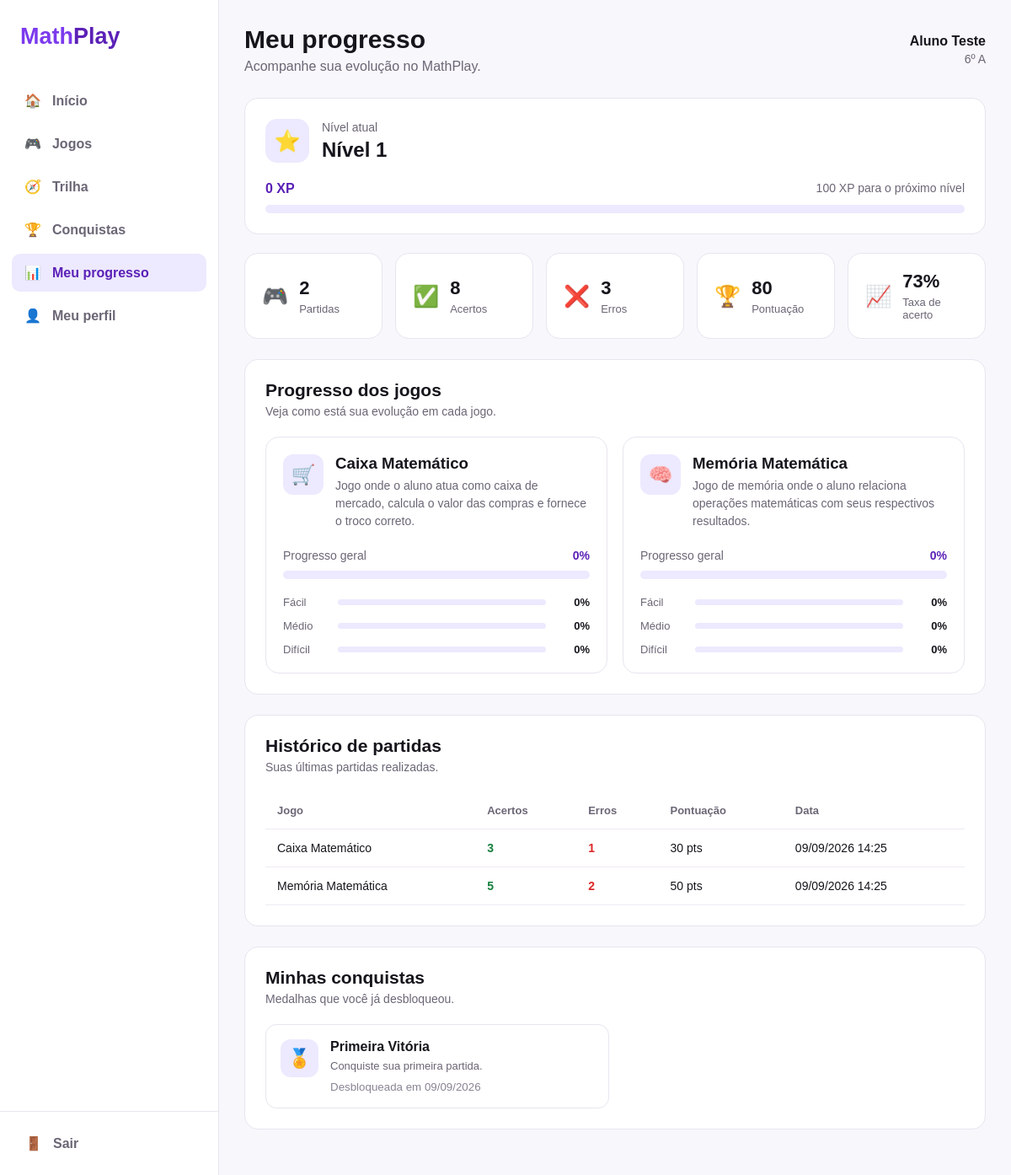
/aluno/progresso.php (signed in), run on the app's committed database.
### tables this page shows
CREATE TABLE usuarios (
    id INT AUTO_INCREMENT PRIMARY KEY,
    nome VARCHAR(100) NOT NULL,
    email VARCHAR(100) NOT NULL UNIQUE,
    senha VARCHAR(255) NOT NULL,
    tipo ENUM('aluno', 'professor', 'admin') NOT NULL DEFAULT 'aluno',
    nivel INT NOT NULL DEFAULT 1,
    xp INT NOT NULL DEFAULT 0,
    data_cadastro TIMESTAMP DEFAULT CURRENT_TIMESTAMP
);

CREATE TABLE IF NOT EXISTS turmas (
    id INT AUTO_INCREMENT PRIMARY KEY,
    nome VARCHAR(10) NOT NULL,
    ano_serie INT NOT NULL,
    ativo BOOLEAN NOT NULL DEFAULT TRUE
);

CREATE TABLE jogos (
    id INT AUTO_INCREMENT PRIMARY KEY,
    nome VARCHAR(100) NOT NULL,
    descricao TEXT,
    tema VARCHAR(100) NOT NULL,
    ativo BOOLEAN NOT NULL DEFAULT TRUE
);

CREATE TABLE partidas (
    id INT AUTO_INCREMENT PRIMARY KEY,
    usuario_id INT NOT NULL,
    jogo_id INT NOT NULL,
    data_inicio TIMESTAMP DEFAULT CURRENT_TIMESTAMP,
    data_fim TIMESTAMP NULL,
    acertos INT NOT NULL DEFAULT 0,
    erros INT NOT NULL DEFAULT 0,
    pontuacao INT NOT NULL DEFAULT 0,

    FOREIGN KEY (usuario_id) REFERENCES usuarios(id),
    FOREIGN KEY (jogo_id) REFERENCES jogos(id)
);

CREATE TABLE usuario_conquistas (
    id INT AUTO_INCREMENT PRIMARY KEY,
    usuario_id INT NOT NULL,
    conquista_id INT NOT NULL,
    data_desbloqueio TIMESTAMP DEFAULT CURRENT_TIMESTAMP,

    FOREIGN KEY (usuario_id) REFERENCES usuarios(id),
    FOREIGN KEY (conquista_id) REFERENCES conquistas(id),

    UNIQUE (usuario_id, conquista_id)
);

CREATE TABLE conquistas (
    id INT AUTO_INCREMENT PRIMARY KEY,
    nome VARCHAR(100) NOT NULL,
    descricao TEXT NOT NULL,
    tipo VARCHAR(50) NOT NULL
);

### aluno/progresso.php (the view, shortened to what this page needs)
<?php
require_once '../config/config.php';
$usuarioId = usuarioId();
$stmt = $pdo->prepare("
    SELECT nome, email, nivel, xp, turma_id
    FROM usuarios
    WHERE id = ?
");
$stmt->execute([$usuarioId]);
$usuario = $stmt->fetch();
$turmaNome = 'Não definida';
if (!empty($usuario['turma_id'])) {
    $stmt = $pdo->prepare("
        SELECT nome
        FROM turmas
        WHERE id = ?
    ");
    $stmt->execute([$usuario['turma_id']]);
    $turma = $stmt->fetch();
    if ($turma) {
        $turmaNome = $turma['nome'];
    }
}
$stmt = $pdo->prepare("
    SELECT
        COUNT(*) AS partidas,
        COALESCE(SUM(acertos), 0) AS acertos,
        COALESCE(SUM(erros), 0) AS erros,
        COALESCE(SUM(pontuacao), 0) AS pontuacao
    FROM partidas
    WHERE usuario_id = ?
");
$stmt->execute([$usuarioId]);
$estatisticas = $stmt->fetch();
$partidas = (int) $estatisticas['partidas'];
$acertos = (int) $estatisticas['acertos'];
$erros = (int) $estatisticas['erros'];
$pontuacao = (int) $estatisticas['pontuacao'];
$totalRespostas = $acertos + $erros;
$taxaAcerto = $totalRespostas > 0
    ? round(($acertos / $totalRespostas) * 100)
    : 0;
$stmt = $pdo->prepare("
    SELECT
        j.id,
        j.nome,
        j.descricao,
        COALESCE(
            MAX(CASE WHEN p.dificuldade = 'facil' THEN p.porcentagem ELSE 0 END),
            0
        ) AS facil,
        COALESCE(
            MAX(CASE WHEN p.dificuldade = 'medio' THEN p.porcentagem ELSE 0 END),
            0
        ) AS medio,
        COALESCE(
            MAX(CASE WHEN p.dificuldade = 'dificil' THEN p.porcentagem ELSE 0 END),
            0
        ) AS dificil
    FROM jogos j
    LEFT JOIN progresso p
        ON p.jogo_id = j.id
        AND p.usuario_id = ?
    WHERE j.nome IN ('Caixa Matemático', 'Memória Matemática')
    GROUP BY j.id, j.nome, j.descricao
    ORDER BY j.id
");
$stmt->execute([$usuarioId]);
$jogos = $stmt->fetchAll();
$stmt = $pdo->prepare("
    SELECT
        p.id,
        j.nome AS jogo,
        p.acertos,
        p.erros,
        p.pontuacao,
        p.data_inicio,
        p.data_fim
    FROM partidas p
    INNER JOIN jogos j
        ON j.id = p.jogo_id
    WHERE p.usuario_id = ?
    ORDER BY p.data_inicio DESC
    LIMIT 10
");
$stmt->execute([$usuarioId]);
$historico = $stmt->fetchAll();
$stmt = $pdo->prepare("
    SELECT
        c.nome,
        c.descricao,
        c.tipo,
        uc.data_desbloqueio
    FROM usuario_conquistas uc
    INNER JOIN conquistas c
        ON c.id = uc.conquista_id
    WHERE uc.usuario_id = ?
    ORDER BY uc.data_desbloqueio DESC
");
$stmt->execute([$usuarioId]);
$conquistas = $stmt->fetchAll();
$xp = (int) $usuario['xp'];
$nivel = (int) $usuario['nivel'];
$xpNoNivel = $xp % 100;
$xpRestante = 100 - $xpNoNivel;
?>
<!DOCTYPE html>
<html lang="pt-BR">
<head>
    <link rel="stylesheet" href="../assets/css/progresso-aluno.css">
</head>
<body>
<div class="layout">
    <aside class="sidebar">
        <div class="logo">
            <span>Math</span>Play
        </div>
        <nav class="menu">
            <a href="dashboard.php">
                🏠
                <span>Início</span>
            </a>
            <a href="jogos.php">
                🎮
                <span>Jogos</span>
            </a>
            <a href="trilha.php">
                🧭
                <span>Trilha</span>
            </a>
            <a href="conquistas.php">
                🏆
                <span>Conquistas</span>
            </a>
            <a href="progresso.php" class="ativo">
                📊
                <span>Meu progresso</span>
            </a>
            <a href="perfil.php">
                👤
                <span>Meu perfil</span>
            </a>
        </nav>
        <div class="sidebar-bottom">
            <a href="../logout.php" class="logout">
                🚪
                <span>Sair</span>
            </a>
        </div>
    </aside>
    <main class="conteudo">
        <header class="topbar">
            <div>
                <h1>Meu progresso</h1>
                <p>Acompanhe sua evolução no MathPlay.</p>
            </div>
            <div class="usuario-topo">
                <strong><?= htmlspecialchars($usuario['nome']) ?></strong>
                <span><?= htmlspecialchars($turmaNome) ?></span>
            </div>
        </header>
        <section class="card xp-card">
            <div class="xp-info">
                <div class="icone-nivel">
                    ⭐
                </div>
                <div>
                    <span class="label">Nível atual</span>
                    <h2>Nível <?= $nivel ?></h2>
                </div>
            </div>
            <div class="xp-total">
                <strong><?= $xp ?> XP</strong>
                <span><?= $xpRestante ?> XP para o próximo nível</span>
            </div>
            <div class="barra">
            </div>
        </section>
        <section class="estatisticas">
            <div class="stat-card">
                <span class="stat-icone">🎮</span>
                <div>
                    <strong><?= $partidas ?></strong>
                    <span>Partidas</span>
                </div>
            </div>
            <div class="stat-card">
                <span class="stat-icone">✅</span>
                <div>
                    <strong><?= $acertos ?></strong>
                    <span>Acertos</span>
                </div>
            </div>
            <div class="stat-card">
                <span class="stat-icone">❌</span>
                <div>
                    <strong><?= $erros ?></strong>
                    <span>Erros</span>
                </div>
            </div>
            <div class="stat-card">
                <span class="stat-icone">🏆</span>
                <div>
                    <strong><?= $pontuacao ?></strong>
                    <span>Pontuação</span>
                </div>
            </div>
            <div class="stat-card">
                <span class="stat-icone">📈</span>
                <div>
                    <strong><?= $taxaAcerto ?>%</strong>
                    <span>Taxa de acerto</span>
                </div>
            </div>
        </section>
        <section class="secao">
            <div class="titulo-secao">
                <div>
                    <h2>Progresso dos jogos</h2>
                    <p>Veja como está sua evolução em cada jogo.</p>
                </div>
            </div>
            <div class="jogos-progresso">
                <?php foreach ($jogos as $jogo): ?>
                    <?php
                    $facil = (float) $jogo['facil'];
                    $medio = (float) $jogo['medio'];
                    $dificil = (float) $jogo['dificil'];
                    $mediaJogo = round(
                        ($facil + $medio + $dificil) / 3
                    );
                    ?>
                    <article class="jogo-card">
                        <div class="jogo-header">
                            <div class="jogo-icone">
                                <?= $jogo['nome'] === 'Caixa Matemático' ? '🛒' : '🧠' ?>
                            </div>
                            <div>
                                <h3>
                                    <?= htmlspecialchars($jogo['nome']) ?>
                                </h3>
                                <p>
                                    <?= htmlspecialchars($jogo['descricao']) ?>
                                </p>
                            </div>
                        </div>
                        <div class="progresso-geral">
                            <div class="linha-progresso">
                                <span>Progresso geral</span>
                                <strong><?= $mediaJogo ?>%</strong>
                            </div>
                            <div class="barra">
                            </div>
                        </div>
                        <div class="dificuldades">
                            <div>
                                <span>Fácil</span>
                                <div class="mini-barra">
                                </div>
                                <strong><?= round($facil) ?>%</strong>
                            </div>
                            <div>
                                <span>Médio</span>
                                <div class="mini-barra">
                                </div>
                                <strong><?= round($medio) ?>%</strong>
                            </div>
                            <div>
                                <span>Difícil</span>
                                <div class="mini-barra">
                                </div>
                                <strong><?= round($dificil) ?>%</strong>
                            </div>
                        </div>
                    </article>
                <?php endforeach; ?>
            </div>
        </section>
        <section class="secao">
            <div class="titulo-secao">
                <div>
                    <h2>Histórico de partidas</h2>
                    <p>Suas últimas partidas realizadas.</p>
                </div>
            </div>
            <?php if (empty($historico)): ?>
                <div class="vazio">
                    <span>🎮</span>
                    <h3>Nenhuma partida ainda</h3>
                    <p>Jogue um dos desafios para começar seu histórico.</p>
                    <a href="jogos.php" class="botao">
                        Ver jogos
                    </a>
                </div>
            <?php else: ?>
                <div class="tabela-container">
                    <table>
                        <thead>
                            <tr>
                                <th>Jogo</th>
                                <th>Acertos</th>
                                <th>Erros</th>
                                <th>Pontuação</th>
                                <th>Data</th>
                            </tr>
                        </thead>
                        <tbody>
                        <?php foreach ($historico as $partida): ?>
                            <tr>
                                <td>
                                    <?= htmlspecialchars($partida['jogo']) ?>
                                </td>
                                <td class="acerto">
                                    <?= (int) $partida['acertos'] ?>
                                </td>
                                <td class="erro">
                                    <?= (int) $partida['erros'] ?>
                                </td>
                                <td>
                                    <?= (int) $partida['pontuacao'] ?> pts
                                </td>
                                <td>
                                    <?= date(
                                        'd/m/Y H:i',
                                        strtotime($partida['data_inicio'])
                                    ) ?>
                                </td>
                            </tr>
                        <?php endforeach; ?>
                        </tbody>
                    </table>
                </div>
            <?php endif; ?>
        </section>
        <section class="secao">
            <div class="titulo-secao">
                <div>
                    <h2>Minhas conquistas</h2>
                    <p>Medalhas que você já desbloqueou.</p>
                </div>
            </div>
            <?php if (empty($conquistas)): ?>
                <div class="vazio">
                    <span>🏆</span>
                    <h3>Nenhuma conquista ainda</h3>
                    <p>Continue jogando para desbloquear medalhas.</p>
                </div>
            <?php else: ?>
                <div class="conquistas">
                    <?php foreach ($conquistas as $conquista): ?>
                        <div class="conquista">
                            <div class="conquista-icone">
                                🏅
                            </div>
                            <div>
                                <h3>
                                    <?= htmlspecialchars($conquista['nome']) ?>
                                </h3>
                                <p>
                                    <?= htmlspecialchars($conquista['descricao']) ?>
                                </p>
                                <small>
                                    Desbloqueada em
                                    <?= date(
                                        'd/m/Y',
                                        strtotime($conquista['data_desbloqueio'])
                                    ) ?>
                                </small>
                            </div>
                        </div>
                    <?php endforeach; ?>
                </div>
            <?php endif; ?>
        </section>
    </main>
</div>
</body>
</html>

### data on the page
usuarios: nome "Aluno Teste", nivel "1", xp "0", xp "100"
turmas: nome "6º A"
jogos: nome "Caixa Matemático", descricao "Jogo onde o aluno atua como caixa de mercado, calcula o valor das compras e fornece o troco correto.", mediaJogo "0", facil "0", medio "0", dificil "0"
jogos: nome "Memória Matemática", descricao "Jogo de memória onde o aluno relaciona operações matemáticas com seus respectivos resultados.", mediaJogo "0", facil "0", medio "0", dificil "0"
partidas: jogo.nome "Caixa Matemático", acertos "3", erros "1", pontuacao "30", data_inicio "09/09/2026 14:25"
partidas: jogo.nome "Memória Matemática", acertos "5", erros "2", pontuacao "50", data_inicio "09/09/2026 14:25"
usuario_conquistas: conquista.nome "Primeira Vitória", conquista.descricao "Conquiste sua primeira partida.", data_desbloqueio "09/09/2026"

### other printed values
$partidas "2"
$acertos "8"
$erros "3"
$pontuacao "80"
$taxaAcerto "73"
